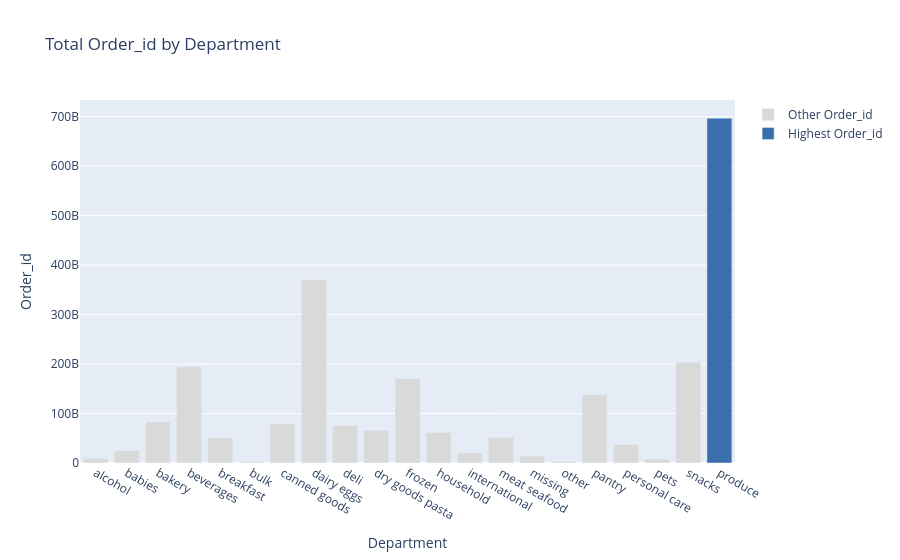

This figure's notebook cell:
### Code cell
# Example: Summing a numeric column (y) grouped by a category (x)
fig = my_bar_plot(
    df=df, 
    x_col='department',   # Replace with a categorical column from your CSV
    y_col='order_id',     # Replace with a numeric column to sum
    flag=True             # True highlights the Highest, False highlights the Lowest
)

# Display the plot
fig.show()

### Figure 1 — Plotly figure (JSON) as saved in the notebook; plotly's stock layout.template omitted (floating-point values rounded to 4 significant figures)
{"data": [{"hovertemplate": "highlight=Other Order_id<br>department=%{x}<br>order_id=%{y}<extra></extra>", "legendgroup": "Other Order_id", "marker": {"color": "#D9D9D9", "pattern": {"shape": ""}}, "name": "Other Order_id", "orientation": "v", "showlegend": true, "textposition": "outside", "type": "bar", "x": ["alcohol", "babies", "bakery", "beverages", "breakfast", "bulk", "canned goods", "dairy eggs", "deli", "dry goods pasta", "frozen", "household", "international", "meat seafood", "missing", "other", "pantry", "personal care", "pets", "snacks"], "xaxis": "x", "y": [9442049553, 25212970704, 82870811921, 194500754241, 50588525035, 2305046013, 79752042383, 370730710309, 75935417777, 66093428176, 170486250461, 61469984096, 20249505955, 51780713398, 14049414901, 3099014747, 138673632135, 37270384160, 7716377604, 203468276203], "yaxis": "y"}, {"hovertemplate": "highlight=Highest Order_id<br>department=%{x}<br>order_id=%{y}<extra></extra>", "legendgroup": "Highest Order_id", "marker": {"color": "#3B6EAD", "pattern": {"shape": ""}}, "name": "Highest Order_id", "orientation": "v", "showlegend": true, "textposition": "outside", "type": "bar", "x": ["produce"], "xaxis": "x", "y": [696903562480], "yaxis": "y"}], "layout": {"barmode": "relative", "legend": {"title": {"text": ""}, "tracegroupgap": 0}, "title": {"text": "Total Order_id by Department"}, "xaxis": {"anchor": "y", "domain": [0, 1], "title": {"text": "Department"}}, "yaxis": {"anchor": "x", "domain": [0, 1], "title": {"text": "Order_id"}}}}
